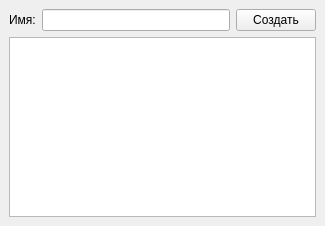
<?xml version="1.0" encoding="UTF-8"?>
<ui version="4.0">
 <class>CategoriesWindow</class>
 <widget class="QMainWindow" name="CategoriesWindow">
  <property name="geometry">
   <rect>
    <x>0</x>
    <y>0</y>
    <width>325</width>
    <height>226</height>
   </rect>
  </property>
  <property name="windowTitle">
   <string>MainWindow</string>
  </property>
  <widget class="QWidget" name="centralwidget">
   <layout class="QVBoxLayout" name="verticalLayout_2">
    <item>
     <layout class="QVBoxLayout" name="verticalLayout">
      <item>
       <layout class="QHBoxLayout" name="horizontalLayout_2">
        <item>
         <layout class="QHBoxLayout" name="horizontalLayout">
          <item>
           <widget class="QLabel" name="label">
            <property name="text">
             <string>Имя:</string>
            </property>
           </widget>
          </item>
          <item>
           <widget class="QLineEdit" name="name_line"/>
          </item>
         </layout>
        </item>
        <item>
         <widget class="QPushButton" name="create_btn">
          <property name="text">
           <string>Создать</string>
          </property>
         </widget>
        </item>
       </layout>
      </item>
      <item>
       <widget class="QTableWidget" name="tableWidget">
        <attribute name="horizontalHeaderShowSortIndicator" stdset="0">
         <bool>true</bool>
        </attribute>
        <attribute name="horizontalHeaderStretchLastSection">
         <bool>true</bool>
        </attribute>
       </widget>
      </item>
     </layout>
    </item>
   </layout>
  </widget>
 </widget>
 <resources/>
 <connections/>
</ui>
